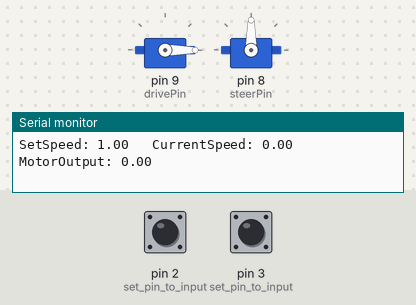
Recording of a sketch running on a simulated Arduino Uno, built with avr-gcc and run on an emulated ATmega328P. Shown: 2 × servo, the last lines printed to the serial monitor. The test bench sets the inputs (shaded band); at power-on: pin 3 (set_pin_to_input) HIGH, pin 2 (set_pin_to_input) HIGH.

Above: at 0.05 s.
At 1.2 s:
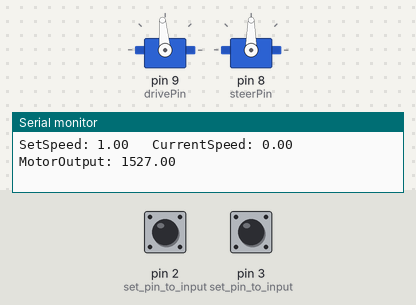
1.3 s: pin 3 (set_pin_to_input) pulled LOW for 0.15 s
4.4 s: pin 3 (set_pin_to_input) pulled LOW for 1 s
Timing chart, 0 to 7.4 s (numbered marks = the images above; inputs shaded):
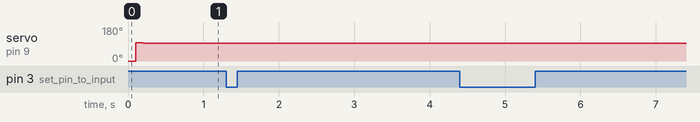

The sketch:

DRCv4_1.ino
```cpp
#include <Servo.h>
#include <TimerOne.h>

volatile int Counts= 0;  //This variable will increase or decrease depending on the rotation of encoder

double SetSpeed = 1;
double CurrentSpeed = 0;
double Output = 0;
double temp = 0;

double errSum = 0;
double lastErr = 0;

double Kp = 130;
double Kd = 70;
double Ki = 0;

double PID_Frequency = 10;

Servo steerServo;
Servo driveServo;
int steerPin = 8;
int drivePin = 9;

double lastCounts = 0;

void setup()
{
  Serial.begin(9600);

  InitialiseActuators();
  InitialiseEncoder();

  Timer1.initialize(1000000*1/PID_Frequency); // set a timer of length 100000 microseconds (or 0.1 sec - or 10Hz => the led will blink 5 times, 5 cycles of on-and-off, per second)
  Timer1.attachInterrupt(ComputePID); // attach the service routine here
}

void loop()
{
  PrintStatus();
}

void PrintStatus() {
  Serial.print("SetSpeed: ");
  Serial.print(SetSpeed);
  Serial.print("\t CurrentSpeed: ");
  Serial.print(CurrentSpeed);
  Serial.print("\t MotorOutput: ");
  Serial.println(temp);
}

void InitialiseActuators() {
  //pinMode(drivePin, OUTPUT);
  //analogWrite(drivePin,0); // turn off drive motor

  driveServo.attach(drivePin);
  driveServo.write(0);

  steerServo.attach(steerPin); // attach steer servo
  steerServo.write(90); // set servo to center
}

void InitialiseEncoder() {
  pinMode(2, INPUT);           // set pin to input
  pinMode(3, INPUT);           // set pin to input
  digitalWrite(2, HIGH);       // turn on pullup resistors
  digitalWrite(3, HIGH);       // turn on pullup resistors

  //A rising pulse from encodenren activated ai0(). AttachInterrupt 0 is DigitalPin 2 on moust Arduino.
  attachInterrupt(0, EncoderInterrupt0, RISING);
  //B rising pulse from encodenren activated ai1(). AttachInterrupt 1 is DigitalPin 3 on moust Arduino.
  attachInterrupt(1, EncoderInterrupt1, RISING);
}

void EncoderInterrupt0() {
  // Activated if DigitalPin 2 is going from LOW to HIGH, Rising Edge
  // Check pin 3 to determine the direction
  if (digitalRead(3) == LOW) {
    Counts++;
  } else {
    Counts--;
  }
}

void EncoderInterrupt1() {
  // Activated if DigitalPin 3 is going from LOW to HIGH, Rising Edge
  // Check with pin 2 to determine the direction
  if (digitalRead(2)==LOW) {
    Counts--;
  } else {
    Counts++;
  }
}

void ComputePID() {
  CurrentSpeed = (lastCounts - Counts) * 0.00008307095959 * PID_Frequency;
  lastCounts = Counts;

  double error = SetSpeed - CurrentSpeed;
  errSum += error;
  double dErr = (error - lastErr);

  /*Compute PID Output*/
  Output = Kp * error + Ki * errSum + Kd * dErr;
  temp = map(Output,0,255,1505,1550);
  driveServo.write(temp);

  /*Remember some variables for next time*/
  lastErr = error;
}
```
